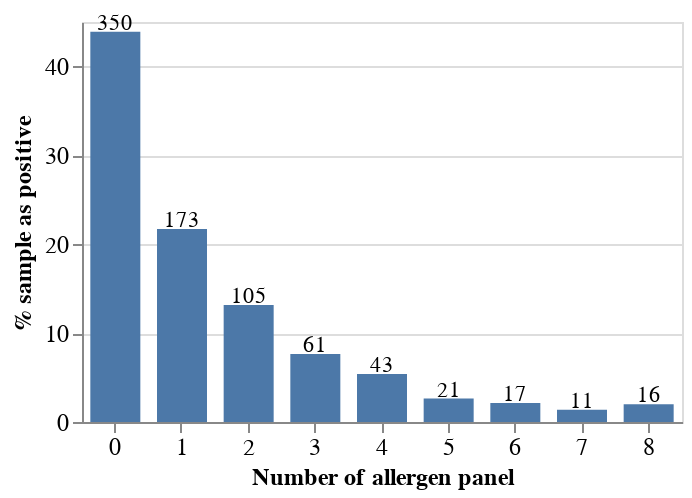

Write notebook code for a chart like this one.
### Code cell
bar1 = alt.Chart(panelCount,height=200,width=300).mark_bar(width=25).encode(
    x=alt.X('PosAllergenPanels:O',
            axis=alt.Axis(title="Number of allergen panel",labelFontSize=12,titleFontSize=12,labelAngle=0),
           ),
    y=alt.Y('pctSample',axis=alt.Axis(title="% sample as positive",labelFontSize=12,titleFontSize=12))
)
text =bar1.mark_text(
    align='center',
    baseline='middle',
    dy=-4
).encode(text='numberOfPanels:Q')

fig1Barx = bar1+text
fig1Barx

### Figure 1 — Vega-Lite specification as saved in the notebook (floating-point values rounded to 4 significant figures)
{"config": {"view": {"continuousWidth": 400, "continuousHeight": 300}}, "layer": [{"mark": {"type": "bar", "width": 25}, "encoding": {"x": {"type": "ordinal", "axis": {"labelAngle": 0, "labelFontSize": 12, "title": "Number of allergen panel", "titleFontSize": 12}, "field": "PosAllergenPanels"}, "y": {"type": "quantitative", "axis": {"labelFontSize": 12, "title": "% sample as positive", "titleFontSize": 12}, "field": "pctSample"}}, "height": 200, "width": 300}, {"mark": {"type": "text", "align": "center", "baseline": "middle", "dy": -4}, "encoding": {"text": {"type": "quantitative", "field": "numberOfPanels"}, "x": {"type": "ordinal", "axis": {"labelAngle": 0, "labelFontSize": 12, "title": "Number of allergen panel", "titleFontSize": 12}, "field": "PosAllergenPanels"}, "y": {"type": "quantitative", "axis": {"labelFontSize": 12, "title": "% sample as positive", "titleFontSize": 12}, "field": "pctSample"}}, "height": 200, "width": 300}], "data": {"name": "data-4c1eba2fc7c8837eafc5de53378a4b06"}, "$schema": "https://vega.github.io/schema/vega-lite/v4.8.1.json", "datasets": {"data-4c1eba2fc7c8837eafc5de53378a4b06": [{"PosAllergenPanels": 0, "numberOfPanels": 350, "pctSample": 43.91}, {"PosAllergenPanels": 1, "numberOfPanels": 173, "pctSample": 21.71}, {"PosAllergenPanels": 2, "numberOfPanels": 105, "pctSample": 13.17}, {"PosAllergenPanels": 3, "numberOfPanels": 61, "pctSample": 7.654}, {"PosAllergenPanels": 4, "numberOfPanels": 43, "pctSample": 5.395}, {"PosAllergenPanels": 5, "numberOfPanels": 21, "pctSample": 2.635}, {"PosAllergenPanels": 6, "numberOfPanels": 17, "pctSample": 2.133}, {"PosAllergenPanels": 7, "numberOfPanels": 11, "pctSample": 1.38}, {"PosAllergenPanels": 8, "numberOfPanels": 16, "pctSample": 2.008}]}}
